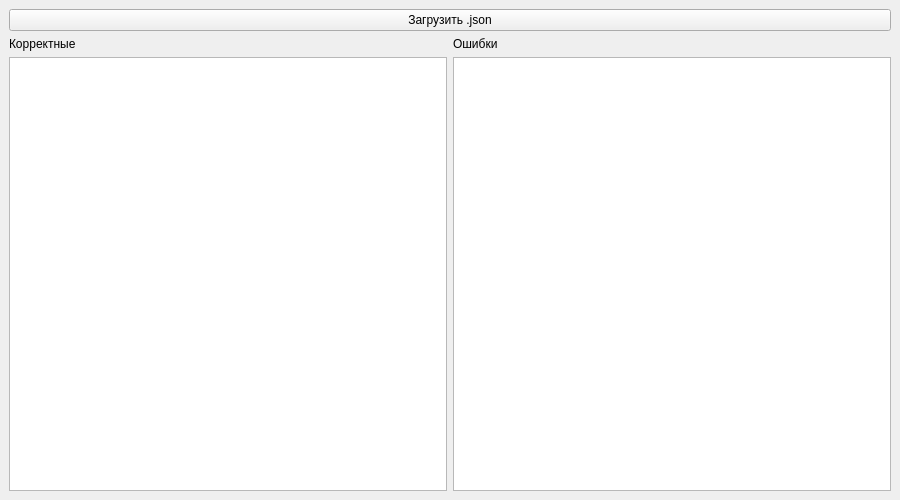
<?xml version="1.0" encoding="UTF-8"?>
<ui version="4.0">
 <class>MainWindow</class>
 <widget class="QMainWindow" name="MainWindow">
  <property name="geometry"><rect><x>0</x><y>0</y><width>900</width><height>500</height></rect></property>
  <property name="windowTitle"><string>Вывод данных — Маркеры</string></property>
  <widget class="QWidget" name="centralwidget">
   <layout class="QVBoxLayout" name="mainLayout">
    <item><widget class="QPushButton" name="btnLoad"><property name="text"><string>Загрузить .json</string></property></widget></item>
    <item>
     <layout class="QHBoxLayout" name="tablesLayout">
      <item>
       <layout class="QVBoxLayout">
        <item><widget class="QLabel" name="labelValid"><property name="text"><string>Корректные</string></property></widget></item>
        <item><widget class="QTableWidget" name="tableValid"/></item>
       </layout>
      </item>
      <item>
       <layout class="QVBoxLayout">
        <item><widget class="QLabel" name="labelBroken"><property name="text"><string>Ошибки</string></property></widget></item>
        <item><widget class="QTableWidget" name="tableBroken"/></item>
       </layout>
      </item>
     </layout>
    </item>
   </layout>
  </widget>
 </widget>
 <resources/>
 <connections/>
</ui>
